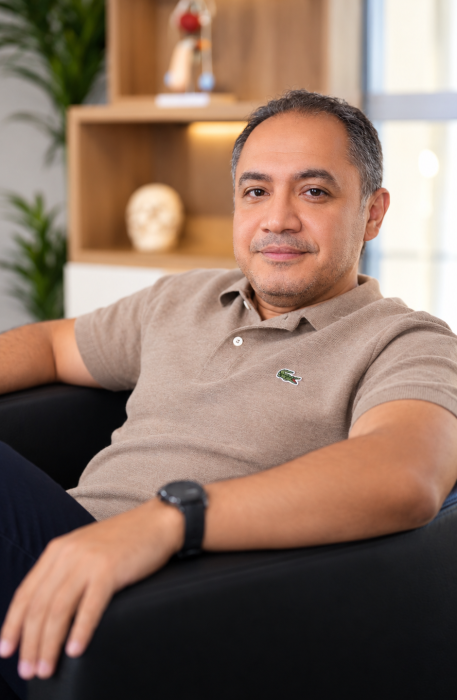
#> input picture الاستاذ-دكتور-عمرو-الأهواني-استشارى-الذكورة.png, 457 x 700 px
$ python make-photo.py
#> lines starting #> are read from the running program, lines starting #| are printed output that depends on the picture
#!/usr/bin/env python3
"""Optimise the doctor's portrait for the hero.

The original upload is a 457x700 RGBA PNG (~570 KB) — far too heavy for a
phone on 3G. This writes two responsive derivatives in WebP and JPEG.

    python3 tools/make-photo.py [source.png]

Defaults to the portrait at the repository root.
"""

import os
import sys

from PIL import Image

HERE = os.path.dirname(os.path.abspath(__file__))
OUT = os.path.join(HERE, "..", "img")
DEFAULT_SRC = os.path.join(HERE, "..", "..", "..", "الاستاذ-دكتور-عمرو-الأهواني-استشارى-الذكورة.png")

WIDTHS = (240, 480)


def main():
    src_path = sys.argv[1] if len(sys.argv) > 1 else DEFAULT_SRC
    if not os.path.exists(src_path):
        raise SystemExit(f"الصورة مش موجودة: {src_path}")

    os.makedirs(OUT, exist_ok=True)

    with Image.open(src_path) as im:
        # Flatten any transparency onto the page ivory so JPEG has no black
        # where the alpha channel was.
#> im is the input picture: PIL image 457x700 RGBA; mean R, G, B, A 140.3, 114.5, 99.3, 255
        if im.mode in ("RGBA", "LA", "P"):
            im = im.convert("RGBA")
            flat = Image.new("RGB", im.size, (250, 247, 242))
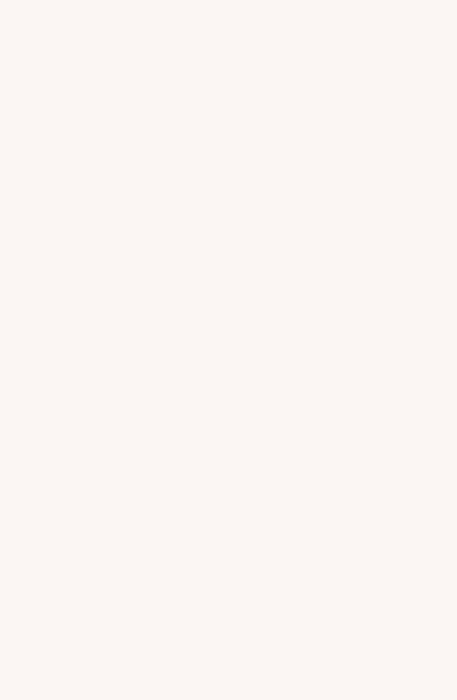
#> flat: PIL image 457x700 RGB; mean R, G, B 250, 247, 242
            flat.paste(im, mask=im.split()[-1])
            im = flat
        else:
            im = im.convert("RGB")

        print(f"  المصدر: {im.size[0]}x{im.size[1]}  {os.path.getsize(src_path) / 1024:.0f} KB")
#|   المصدر: 457x700  559 KB

        for width in WIDTHS:
            height = round(im.height * width / im.width)
            frame = im.resize((width, height), Image.LANCZOS)

            jpg = os.path.join(OUT, f"doctor-{width}.jpg")
            frame.save(jpg, "JPEG", quality=82, optimize=True, progressive=True)

            webp = os.path.join(OUT, f"doctor-{width}.webp")
            frame.save(webp, "WEBP", quality=80, method=6)

            print(
                f"  doctor-{width}  {width}x{height}  "
                f"jpg {os.path.getsize(jpg) / 1024:.1f} KB   "
                f"webp {os.path.getsize(webp) / 1024:.1f} KB"
            )

    print("Done.")


if __name__ == "__main__":
    main()
